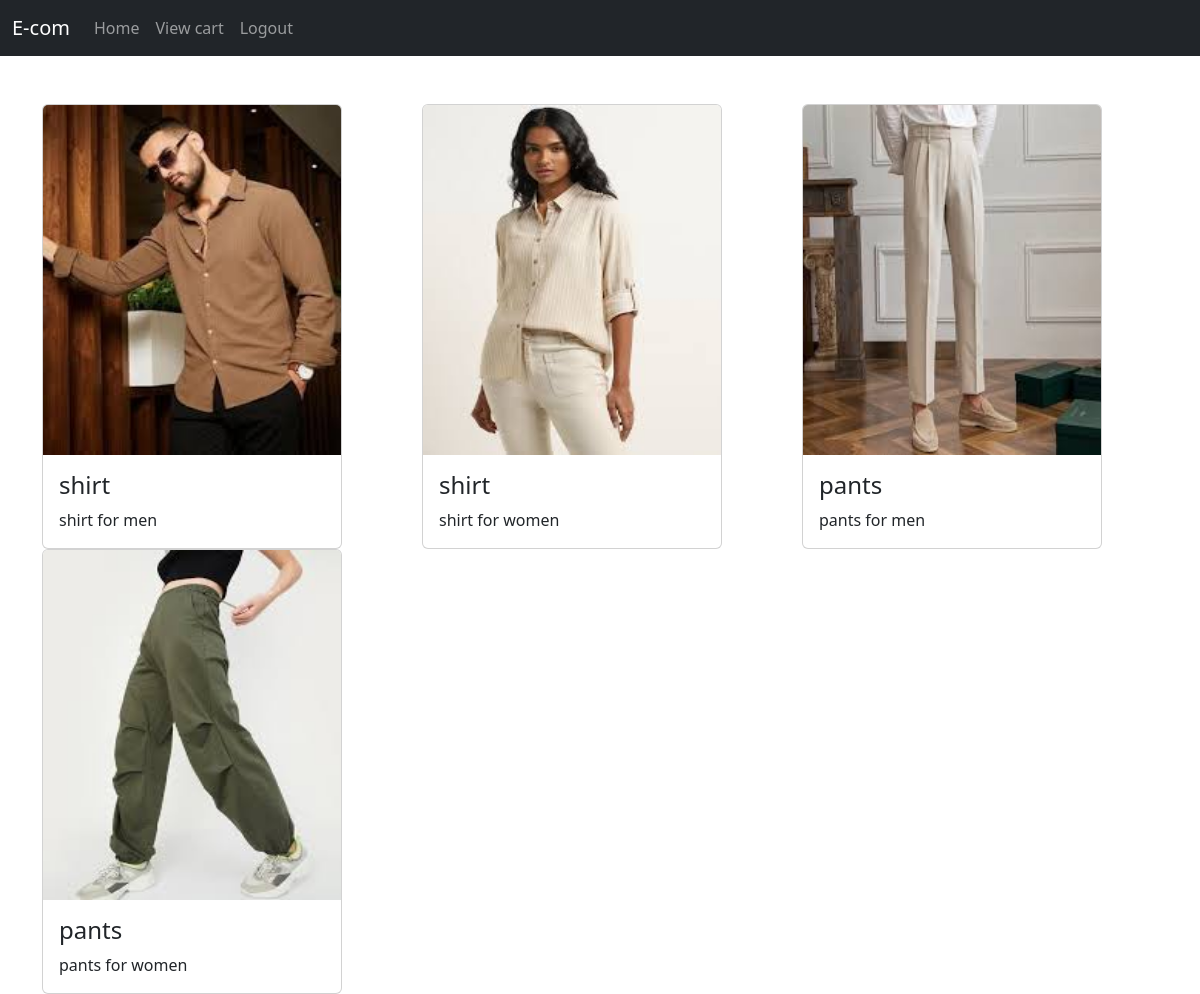
Before: /user_home (signed in) with the older database file.
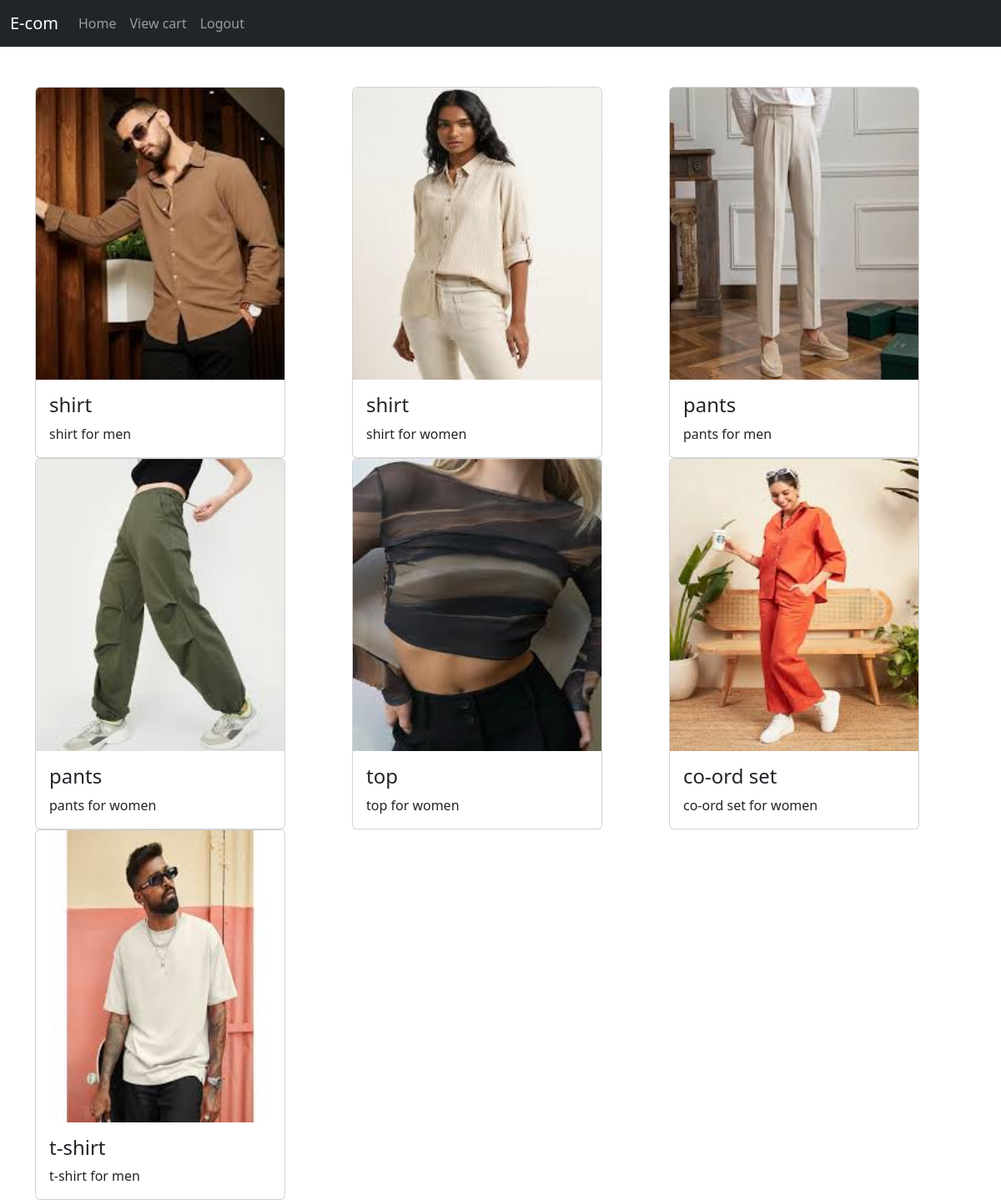
After: the same page with the newer database file.
### e_app/models.py (models this page shows)
class product (models.Model):
    pid = models.TextField()
    name = models.TextField()
    dis = models.TextField()
    price = models.IntegerField()
    offer_price = models.IntegerField()
    stock = models.IntegerField()
    img = models.FileField()

### e_app/views.py (the view)
# urls.py: path('user_home',views.user_home),
def user_home(req):
    if 'user' in req.session:
        products = product.objects.all()
        return render(req,'user/home.html',{'product':products})
    else:
        return redirect(e_com_login)

### templates/user/home.html (shortened to what this page needs)
<!DOCTYPE html>
<html lang="en">
<head>
  <link href="https://cdn.jsdelivr.net/npm/bootstrap@5.3.3/dist/css/bootstrap.min.css" rel="stylesheet">
</head>
<body>
  <nav class="navbar navbar-expand-sm bg-dark navbar-dark">
    <div class="container-fluid">
      <a class="navbar-brand" href="#">E-com</a>
      <div class="collapse navbar-collapse" id="collapsibleNavbar">
        <ul class="navbar-nav">
          <li class="nav-item">
            <a class="nav-link" href="user_home">Home</a>
          </li>
          <li class="nav-item">
            <a class="nav-link" href="view_cart">View cart</a>
          </li>
          <li class="nav-item">
            <a class="nav-link" href="logout">Logout</a>
          </li>
        </ul>
      </div>
    </div>
  </nav>
  <div class="container mt-5">
    <div class="row">
      {% for pro in product %}
      <div class="col-lg-4">
        <a style="text-decoration: none;" href="view_pro/{{pro.pk}}">
          <div class="card" style="width:300px">
            <img class="card-img-top" src="{{pro.img.url}}" alt="Card image" style="width:100%" height="350px">
            <div class="card-body">
              <h4 class="card-title">{{pro.name}}</h4>
              <p class="card-text">{{pro.dis}}</p>
            </div>
          </div>
        </a>
      </div>
      {% endfor %}
    </div>
  </div>
</body>
</html>

Changed rows visible on the page:
added product: img (picture), name "top", dis "top for women"
added product: img (picture), name "co-ord set", dis "co-ord set for women"
added product: img (picture), name "t-shirt", dis "t-shirt for men"
